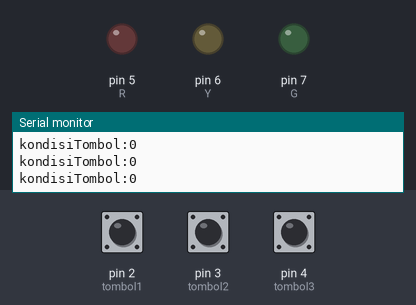
A sketch run on a simulated Arduino Uno, built with avr-gcc and run on an emulated ATmega328P. Parts: output pins drawn as LEDs (lit = HIGH), the last lines printed to the serial monitor. Inputs (shaded band) come from the test bench; at power-on: pin 2 (tombol1) LOW, pin 3 (tombol2) LOW, pin 4 (tombol3) LOW.

Above: at 1.2 s.
1.3 s: pin 2 (tombol1) pulled HIGH for 0.15 s
At 1.4 s:
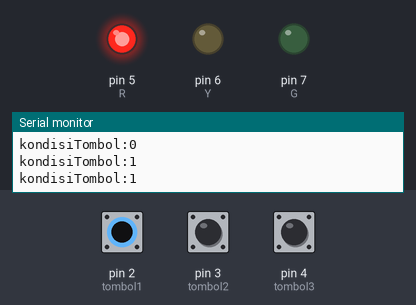
2.9 s: pin 3 (tombol2) pulled HIGH for 0.15 s
At 3.0 s:
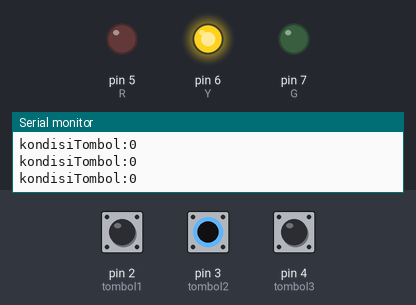
4.5 s: pin 4 (tombol3) pulled HIGH for 0.15 s
At 4.6 s:
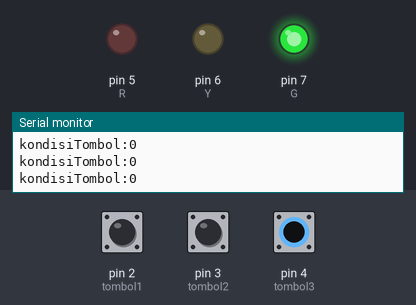
6.1 s: pin 4 (tombol3) pulled HIGH for 3.2 s
At 10.8 s:
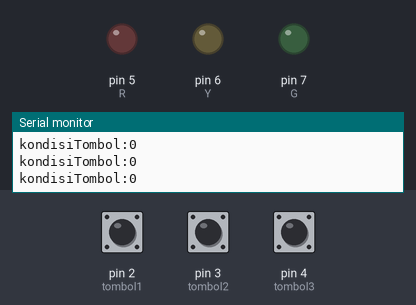
12.3 s: pin 2 (tombol1) pulled HIGH for 3.2 s
At 13.3 s:
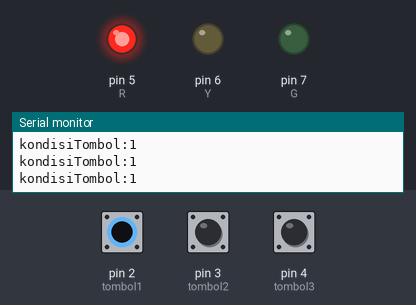
18.5 s: pin 2 (tombol1) driven HIGH and pin 3 (tombol2) driven HIGH
At 19.4 s:
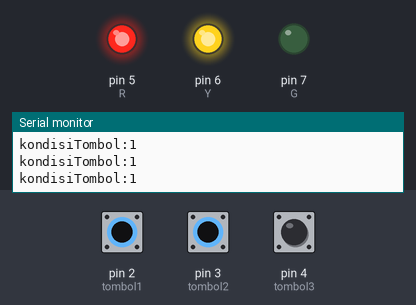
Timing chart, 0 to 21.0 s (numbered marks = the images above; inputs shaded):
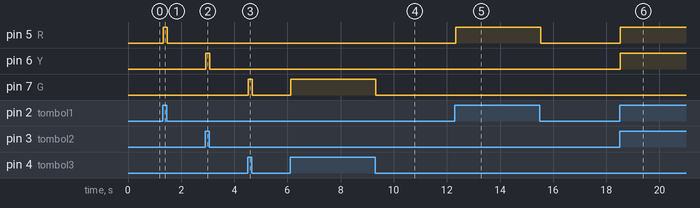

Measured:
- after the input at 1.3 s, pin 5 (R): LOW → HIGH at once, → LOW 0.14 s later
- after the input at 2.9 s, pin 6 (Y): LOW → HIGH at once, → LOW 0.16 s later
- after the input at 4.5 s, pin 7 (G): LOW → HIGH at once, → LOW 0.14 s later
- after the input at 6.1 s, pin 7 (G): LOW → HIGH at once, → LOW 3.2 s later
- after the input at 12.3 s, pin 5 (R): LOW → HIGH at once, → LOW 3.2 s later
- after the input at 18.5 s, pin 5 (R), pin 6 (Y): LOW → HIGH at once

The sketch:

sketch_nov02b.ino
```cpp
//inisialisi
int tombol1=2;
int tombol2=3;
int tombol3=4;
int R=5;
int Y=6;
int G=7;


void setup() {
Serial.begin(9600);
pinMode(tombol1,INPUT);
pinMode(tombol2,INPUT);
pinMode(tombol3,INPUT);
pinMode(R,OUTPUT);
pinMode(Y,OUTPUT);
pinMode(G,OUTPUT);
}


void loop() {
  int bacaTombol1=digitalRead(tombol1);
  int bacaTombol2=digitalRead(tombol2);
  int bacaTombol3=digitalRead(tombol3);
  Serial.print("kondisiTombol:");
  Serial.print(bacaTombol1);
  Serial.println();

  if(bacaTombol1==1){
    digitalWrite(R,HIGH);
  }else{
    digitalWrite(R,LOW);
  }if(bacaTombol2==1){
    digitalWrite(Y,HIGH);
  }else{
    digitalWrite(Y,LOW);
  }if(bacaTombol3==1){
    digitalWrite(G,HIGH);
  }else{
    digitalWrite(G,LOW);
  }
  }
```
